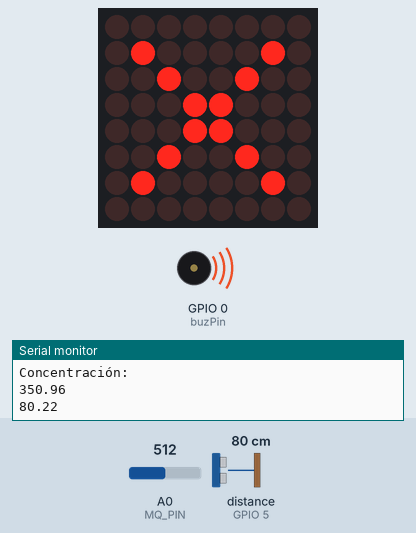
Recording of a sketch running on a simulated ESP8266 (NodeMCU). On the bench: 8×8 LED matrix, buzzer (waves = sounding, pin HIGH), the last lines printed to the serial monitor. Wiring (inferred from the names in the program): ultrasonic range finder: trigger GPIO 16; echo GPIO 5. The inputs (shaded band) are chosen by the test bench; at power-on: distance to the obstacle (sensor on GPIO 5) 80 cm, A0 (MQ_PIN) = 512. The echo pulse lasts 58.3 µs per cm; WiFi joins after 1.5 s; servers stay silent unless stated; uploads are accepted with an empty reply; pins used as bus, display or sensor lines are not drawn.

Above: at 2.8 s.
2.9 s: distance to the obstacle (sensor on GPIO 5) set to 195 cm
4.5 s: distance to the obstacle (sensor on GPIO 5) set to 203 cm
At 6.0 s:
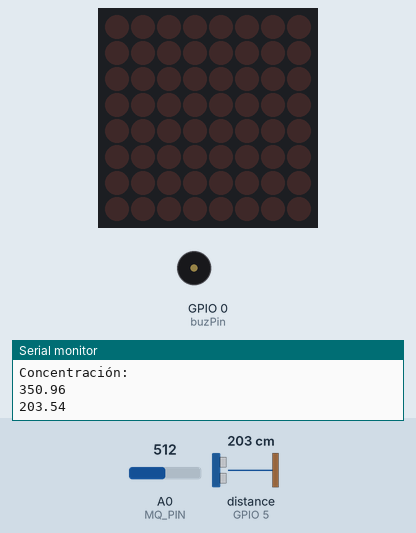
6.3 s: distance to the obstacle (sensor on GPIO 5) set to 2 cm
At 7.3 s:
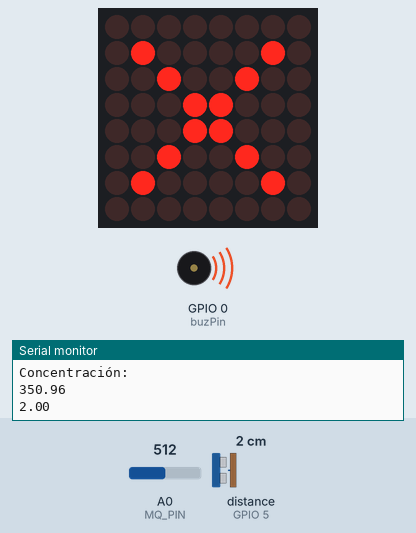
7.9 s: A0 (MQ_PIN) set to 345
9.6 s: A0 (MQ_PIN) set to 317
At 11.1 s:
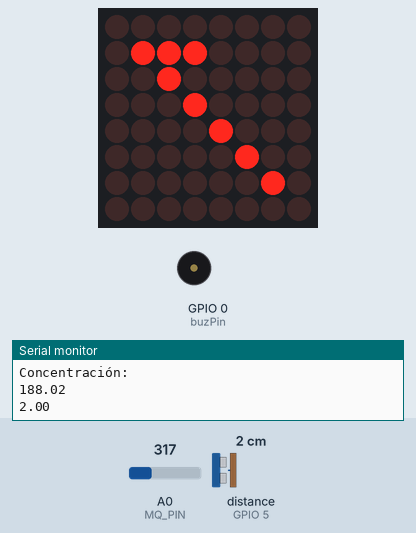
11.4 s: A0 (MQ_PIN) set to 511
At 12.4 s:
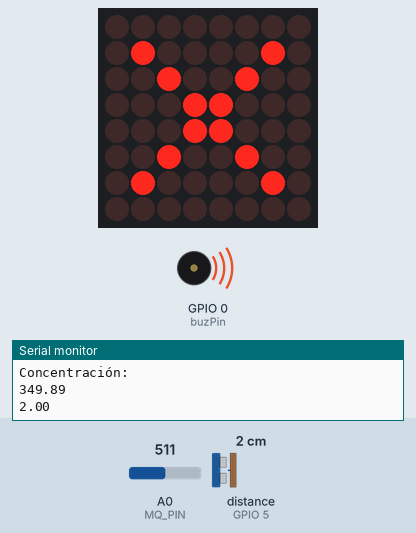
Timing chart, 0 to 14.4 s (numbered marks = the images above; inputs shaded):
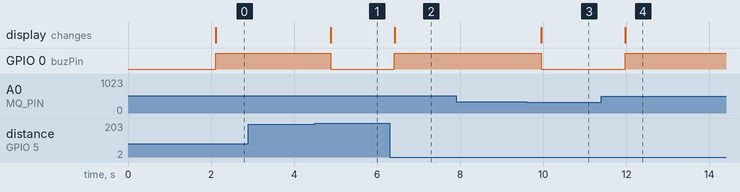

Measured:
- the behaviour switches between 199 and 200 cm on distance to the obstacle (sensor on GPIO 5) (found by bisection; images 0 and 1)
- the behaviour switches between 335 and 334 on A0 (MQ_PIN) (found by bisection; images 2 and 3)
- after the input at 4.5 s, GPIO 0 (buzPin): HIGH → LOW after 0.39 s; the display: changes after 0.39 s (image 1)
- after the input at 6.3 s, GPIO 0 (buzPin): LOW → HIGH after 0.12 s; the display: changes after 0.12 s (image 2)
- after the input at 9.6 s, GPIO 0 (buzPin): HIGH → LOW after 0.35 s; the display: changes after 0.36 s (image 3)
- after the input at 11.4 s, GPIO 0 (buzPin): LOW → HIGH after 0.57 s; the display: changes after 0.58 s (image 4)

The sketch:

Lector.ino
```cpp
#include <ArduinoHttpClient.h>
#include <LedControl.h>
#include <ESP8266WiFi.h>

const int MQ_PIN = A0;      // Pin del sensor
const int RL_VALUE = 20;      // Resistencia RL del modulo en Kilo ohms
const int R0 = 5;          // Resistencia R0 del sensor en Kilo ohms RS/R0 = 3.6ppm

// Datos para lectura multiple
const int READ_SAMPLE_INTERVAL = 100;    // Tiempo entre muestras
const int READ_SAMPLE_TIMES = 5;       // Numero muestras

// Ajustar estos valores para vuestro sensor según el Datasheet
// (opcionalmente, según la calibración que hayáis realizado)
const float X0 = 10;
const float Y0 = 2.2;
const float X1 = 200;
const float Y1 = 0.8;

// Puntos de la curva de concentración {X, Y}
const float punto0[] = { log10(X0), log10(Y0) };
const float punto1[] = { log10(X1), log10(Y1) };

// Calcular pendiente y coordenada abscisas
const float scope = (punto1[1] - punto0[1]) / (punto1[0] - punto0[0]);
const float coord = punto0[1] - punto0[0] * scope;
float ppm = 0;

int currentTime = 0;
int reference = 0;
int interval = 20000;

LedControl matriz = LedControl(14, 13, 12, 1);
const int buzPin = 0;
const int trigPin = 16;
const int echoPin = 5;

float distancia;
const char* ssid = "ANA-LUCIA";
const char* password = "66786238*";

byte buena[] = {

  B00000000,
  B00000010,
  B00000100,
  B00001000,
  B01010000,
  B01100000,
  B01000000,
  B00000000

};

byte mala[] = {

  B00000000,
  B01000010,
  B00100100,
  B00011000,
  B00011000,
  B00100100,
  B01000010,
  B00000000

};

void setup(){

  Serial.begin(9600);

  conectarWifi();

  pinMode(buzPin, OUTPUT);

  pinMode(trigPin, OUTPUT); //pin como salida
  pinMode(echoPin, INPUT);  //pin como entrada

  digitalWrite(trigPin, LOW); //Limpiamos la salida del pulso

  matriz.shutdown(0,false);
  matriz.setIntensity(0,8);
  matriz.clearDisplay(0);

  }

void loop(){

  //Obtenemos las particulas por millon
  float rs_med = readMQ(MQ_PIN);      // Obtener la Rs promedio
  ppm = getConcentration(rs_med/R0);   // Obtener la concentración

  if(ppm >= 1000){

      ppm = 1000;

    }

   // Mostrar el valor de la concentración por serial
   Serial.println("Concentración: ");
   Serial.println(String(ppm));
  //Calculamos la distancia del objeto mas cercano
  distancia = getDistance();

  if(distancia <= 200){

      if(ppm > 200){

        digitalWrite(buzPin, HIGH);
        representar(mala, 5000);

      }else{

        digitalWrite(buzPin, LOW);
        representar(buena, 5000);

      }

  }else{

    matriz.clearDisplay(0);
    digitalWrite(buzPin, LOW);

  }

  if(currentTime >= reference){

    reference += interval;
    uploadData(ppm);

  }

  currentTime = millis();

}

void representar(byte *Datos,int retardo) {

  for (int i = 0; i < 8; i++) {

    matriz.setColumn(0,i,Datos[7-i]);

  }

}

float getDistance() {

  long duracion;
  float dis;

  //Enviamos un Pulso
  digitalWrite(trigPin, HIGH);
  delayMicroseconds(10);
  digitalWrite(trigPin, LOW);

  //Calculamos el tiempo que se demoro en volver el pulso
  duracion = pulseIn(echoPin, HIGH)/2;

  dis = duracion*0.0344;

  Serial.println(dis);

  return dis;

}

void conectarWifi() {

  WiFi.mode(WIFI_STA);
  WiFi.begin(ssid, password);
  Serial.print("Conectando a:\t");
  Serial.println(ssid);

  // Esperar a que nos conectemos
  while (WiFi.status() != WL_CONNECTED)
  {
    delay(200);
    Serial.print('.');
  }

  // Mostrar mensaje de exito y dirección IP asignada
  Serial.println();
  Serial.print("Conectado a:\t");
  Serial.println(WiFi.SSID());
  Serial.print("IP address:\t");
  Serial.println(WiFi.localIP());

}

void uploadData(float ppm){

  if(WiFi.status()==WL_CONNECTED){

    char serverAddress[] = "54.173.63.211";
    int port = 3000;

    WiFiClient wifi;
    HttpClient http = HttpClient(wifi, serverAddress, port);

    String contentType = "application/x-www-form-urlencoded";
    String postData = "modulo=1&ppm=" + String(ppm);

    http.post("/upload", contentType, postData);

  }

}

// Obtener la resistencia promedio en N muestras
float readMQ(int mq_pin)
{
   float rs = 0;
   for (int i = 0;i<READ_SAMPLE_TIMES;i++) {
      rs += getMQResistance(analogRead(mq_pin));
      delay(READ_SAMPLE_INTERVAL);
   }
   return rs / READ_SAMPLE_TIMES;
}

// Obtener resistencia a partir de la lectura analogica
float getMQResistance(int raw_adc)
{
  if(raw_adc >= 1023 ){

      raw_adc = 1022;

    }
   return (((float)RL_VALUE / 1000.0*(1023 - raw_adc) / raw_adc));
}

// Obtener concentracion 10^(coord + scope * log (rs/r0)
float getConcentration(float rs_ro_ratio)
{
   return pow(10, coord + scope * log(rs_ro_ratio));
}
```
